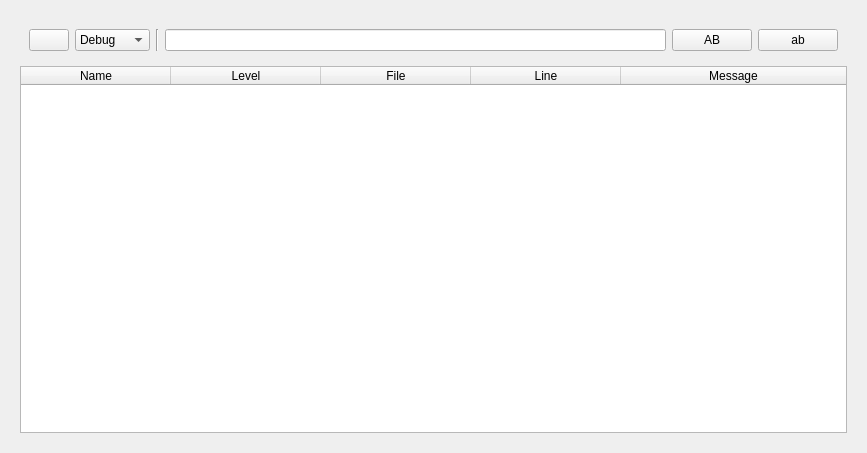
<?xml version="1.0" encoding="UTF-8"?>
<ui version="4.0">
 <class>LogWidget</class>
 <widget class="QWidget" name="LogWidget">
  <property name="geometry">
   <rect>
    <x>0</x>
    <y>0</y>
    <width>867</width>
    <height>453</height>
   </rect>
  </property>
  <property name="windowTitle">
   <string>Log</string>
  </property>
  <layout class="QHBoxLayout" name="horizontalLayout_2">
   <item>
    <widget class="QWidget" name="widget" native="true">
     <layout class="QVBoxLayout" name="verticalLayout">
      <item>
       <widget class="QWidget" name="widget_2" native="true">
        <layout class="QHBoxLayout" name="horizontalLayout">
         <item>
          <widget class="QPushButton" name="clearLogButton">
           <property name="toolTip">
            <string>Clear log</string>
           </property>
           <property name="text">
            <string/>
           </property>
          </widget>
         </item>
         <item>
          <widget class="QComboBox" name="levelFilterCombo">
           <property name="currentIndex">
            <number>1</number>
           </property>
           <item>
            <property name="text">
             <string>Trace</string>
            </property>
           </item>
           <item>
            <property name="text">
             <string>Debug</string>
            </property>
           </item>
           <item>
            <property name="text">
             <string>Info</string>
            </property>
           </item>
           <item>
            <property name="text">
             <string>Warning</string>
            </property>
           </item>
           <item>
            <property name="text">
             <string>Error</string>
            </property>
           </item>
           <item>
            <property name="text">
             <string>Fatal</string>
            </property>
           </item>
          </widget>
         </item>
         <item>
          <widget class="Line" name="line">
           <property name="orientation">
            <enum>Qt::Orientation::Vertical</enum>
           </property>
          </widget>
         </item>
         <item>
          <widget class="QLineEdit" name="lineEdit"/>
         </item>
         <item>
          <widget class="ToggleButton" name="pushButton">
           <property name="toolTip">
            <string>Match case</string>
           </property>
           <property name="text">
            <string>AB</string>
           </property>
          </widget>
         </item>
         <item>
          <widget class="ToggleButton" name="pushButton_2">
           <property name="toolTip">
            <string>Match whole word</string>
           </property>
           <property name="text">
            <string>ab</string>
           </property>
          </widget>
         </item>
        </layout>
       </widget>
      </item>
      <item>
       <widget class="QTableWidget" name="logTable">
        <property name="sizePolicy">
         <sizepolicy hsizetype="Expanding" vsizetype="Expanding">
          <horstretch>0</horstretch>
          <verstretch>0</verstretch>
         </sizepolicy>
        </property>
        <attribute name="horizontalHeaderCascadingSectionResizes">
         <bool>false</bool>
        </attribute>
        <attribute name="horizontalHeaderMinimumSectionSize">
         <number>100</number>
        </attribute>
        <attribute name="horizontalHeaderDefaultSectionSize">
         <number>150</number>
        </attribute>
        <attribute name="horizontalHeaderStretchLastSection">
         <bool>true</bool>
        </attribute>
        <attribute name="verticalHeaderCascadingSectionResizes">
         <bool>false</bool>
        </attribute>
        <attribute name="verticalHeaderMinimumSectionSize">
         <number>12</number>
        </attribute>
        <attribute name="verticalHeaderDefaultSectionSize">
         <number>22</number>
        </attribute>
        <column>
         <property name="text">
          <string>Name</string>
         </property>
        </column>
        <column>
         <property name="text">
          <string>Level</string>
         </property>
        </column>
        <column>
         <property name="text">
          <string>File</string>
         </property>
        </column>
        <column>
         <property name="text">
          <string>Line</string>
         </property>
        </column>
        <column>
         <property name="text">
          <string>Message</string>
         </property>
         <property name="font">
          <font>
           <hintingpreference>PreferDefaultHinting</hintingpreference>
          </font>
         </property>
        </column>
       </widget>
      </item>
     </layout>
    </widget>
   </item>
  </layout>
 </widget>
 <customwidgets>
  <customwidget>
   <class>ToggleButton</class>
   <extends>QPushButton</extends>
   <header>components/toggle_button/toggle_button_view.h</header>
  </customwidget>
 </customwidgets>
 <resources/>
 <connections/>
</ui>
